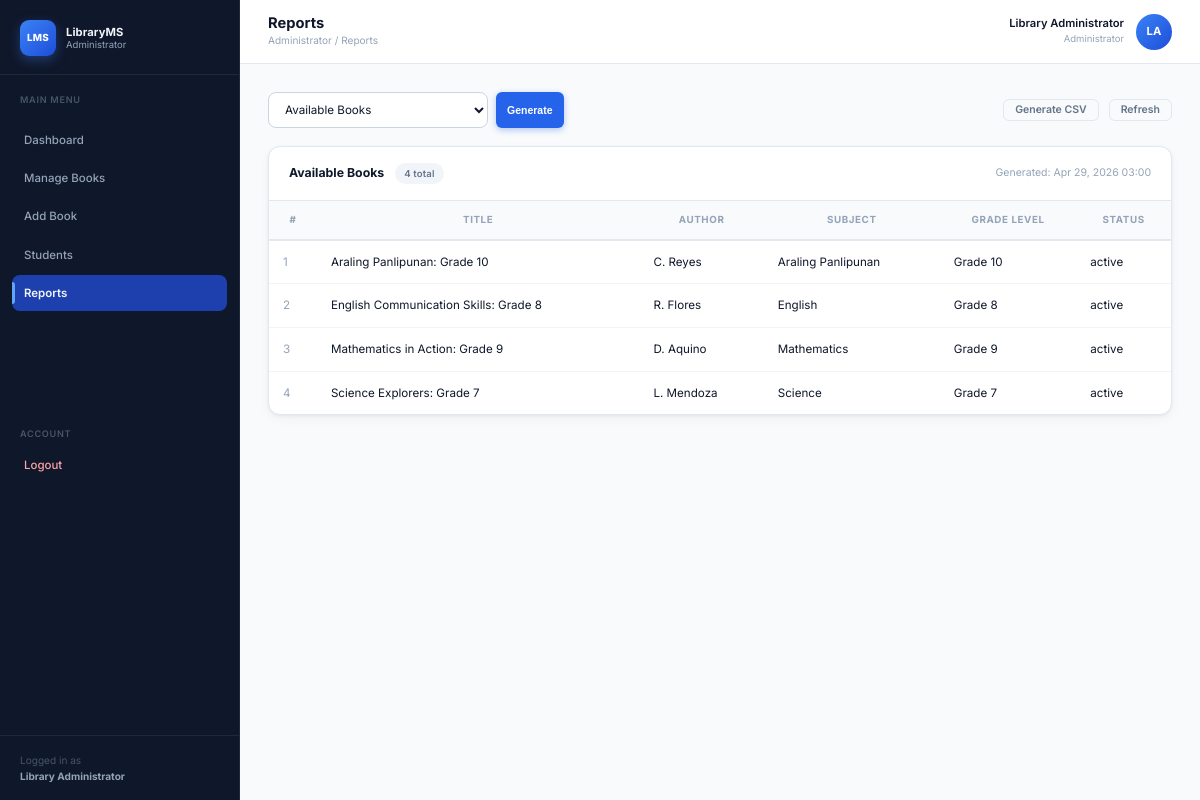
The page /admin/reports.php (signed in) on the database its author committed.
### tables this page shows
CREATE TABLE IF NOT EXISTS books (
    id INT AUTO_INCREMENT PRIMARY KEY,
    title VARCHAR(200) NOT NULL,
    author VARCHAR(150) NOT NULL,
    subject VARCHAR(100) NOT NULL,
    grade_level VARCHAR(20) NOT NULL,
    cover_image VARCHAR(255) DEFAULT NULL,
    file_path VARCHAR(255) NOT NULL,
    status ENUM('active', 'inactive') NOT NULL DEFAULT 'active',
    uploaded_by INT NOT NULL,
    created_at TIMESTAMP DEFAULT CURRENT_TIMESTAMP,
    CONSTRAINT fk_books_uploaded_by FOREIGN KEY (uploaded_by) REFERENCES users(id) ON DELETE CASCADE
);

### config/config.php (called while the page is built, shortened)
<?php
function e(string $value): string
{
    return htmlspecialchars($value, ENT_QUOTES, 'UTF-8');
}

### admin/reports.php (the view, shortened to what this page needs)
<?php
require_once __DIR__ . '/../config/auth.php';
require_once __DIR__ . '/../config/admin_layout.php';
$reportType = (string) ($_GET['type'] ?? 'available_books');
$isCsvExport = (isset($_GET['action']) && $_GET['action'] === 'export_csv');
$page    = max(1, (int)($_GET['page'] ?? 1));
$perPage = 50;
$offset  = ($page - 1) * $perPage;
$rows      = [];
$headers   = [];
$totalRows = 0;
if ($reportType === 'most_read') {
    $headers = ['Title', 'Author', 'Reads'];
    $countSql = "SELECT COUNT(DISTINCT b.id) FROM books b LEFT JOIN reading_logs rl ON rl.book_id = b.id";
    $totalRows = (int) $pdo->query($countSql)->fetchColumn();
    $sql = "SELECT b.title, b.author, COUNT(rl.id) AS read_count FROM books b LEFT JOIN reading_logs rl ON rl.book_id = b.id GROUP BY b.id ORDER BY read_count DESC";
    if (!$isCsvExport) $sql .= " LIMIT $perPage OFFSET $offset";
    $rows = $pdo->query($sql)->fetchAll();
} else {
    $reportType = 'available_books';
    $headers    = ['Title', 'Author', 'Subject', 'Grade Level', 'Status'];
    $countSql = "SELECT COUNT(*) FROM books";
    $totalRows = (int) $pdo->query($countSql)->fetchColumn();
    $sql = "SELECT title, author, subject, grade_level, status FROM books ORDER BY title ASC";
    if (!$isCsvExport) $sql .= " LIMIT $perPage OFFSET $offset";
    $rows = $pdo->query($sql)->fetchAll();
}
$reportLabels = [
    'available_books' => 'Available Books',
    'most_read'       => 'Most Read Books',
    'active_users'    => 'Active Users',
];
$currentUser  = userDisplayName();
$initials     = makeInitials($currentUser);
$sidebarLinks = [
    ['href' => 'dashboard.php',   'label' => 'Dashboard',    'active' => false],
    ['href' => 'manage-books.php','label' => 'Manage Books', 'active' => false],
    ['href' => 'add-book.php',    'label' => 'Add Book',     'active' => false],
    ['href' => 'manage-users.php','label' => 'Students',     'active' => false],
    ['href' => 'reports.php',     'label' => 'Reports',      'active' => true],
];
adminPageStart('Reports', 'Administrator / Reports', $sidebarLinks, 'Administrator',
    '/Library Management System/logout.php', $currentUser, $initials);
?>
<div class="toolbar">
    <form method="GET" class="d-flex gap-2" style="flex-wrap:wrap;flex:1;">
        <select class="form-select" style="max-width:220px;" name="type">
            <?php foreach ($reportLabels as $val => $label): ?>
            <option value="<?php echo e($val); ?>" <?php echo $reportType === $val ? 'selected' : ''; ?>>
                <?php echo e($label); ?>
            </option>
            <?php endforeach; ?>
        </select>
        <button class="btn btn-primary btn-sm" type="submit">Generate</button>
    </form>
    <a class="btn btn-ghost btn-sm" href="reports.php?type=<?php echo e($reportType); ?>&action=export_csv">Generate CSV</a>
    <a class="btn btn-ghost btn-sm" href="reports.php?type=<?php echo e($reportType); ?>">Refresh</a>
</div>
<div class="data-card">
    <div class="data-card-header">
        <div class="data-card-title">
            <?php echo e($reportLabels[$reportType] ?? 'Report'); ?>
            <span class="badge badge-muted" style="margin-left:8px;"><?php echo number_format($totalRows); ?> total</span>
        </div>
        <span class="text-sm text-muted">Generated: <?php echo date('M j, Y H:i'); ?></span>
    </div>
    <div class="table-responsive">
        <table class="admin-table">
            <thead>
                <tr>
                    <th>#</th>
                    <?php foreach ($headers as $header): ?>
                    <th><?php echo e($header); ?></th>
                    <?php endforeach; ?>
                </tr>
            </thead>
            <tbody>
            <?php if (empty($rows)): ?>
                <tr><td colspan="<?php echo count($headers) + 1; ?>">
                    <div class="empty-state">
                        <div class="empty-state-title">No data available</div>
                        <div class="empty-state-desc">There is nothing to display for this report type.</div>
                    </div>
                </td></tr>
            <?php else: ?>
                <?php foreach ($rows as $i => $row):
                    $cells = array_values(array_filter(
                        $row,
                        fn($k) => !is_int($k),
                        ARRAY_FILTER_USE_KEY
                    ));
                ?>
                <tr>
                    <td class="text-muted"><?php echo $i + 1; ?></td>
                    <?php foreach ($cells as $cell): ?>
                    <td><?php echo e((string) $cell); ?></td>
                    <?php endforeach; ?>
                </tr>
                <?php endforeach; ?>
            <?php endif; ?>
            </tbody>
        </table>
    </div>
</div>
<?php adminPageEnd(); ?>

### config/admin_layout.php (shortened to what this page needs)
<?php
function adminPageStart(
    string $pageTitle,
    string $breadcrumb,
    array  $sidebarLinks,
    string $sidebarRole,
    string $logoutHref,
    string $currentUser,
    string $initials
): void {
?>
<!DOCTYPE html>
<html lang="en">
<head>
    <link rel="stylesheet" href="/Library Management System/assets/css/admin.css">
</head>
<body>
<aside class="admin-sidebar" id="adminSidebar">
    <a class="sidebar-brand" href="#">
        <div class="sidebar-brand-icon">LMS</div>
        <div class="sidebar-brand-text">
            <div class="sidebar-brand-title">LibraryMS</div>
            <div class="sidebar-brand-sub"><?php echo htmlspecialchars($sidebarRole, ENT_QUOTES); ?></div>
        </div>
    </a>
    <div class="sidebar-section-label">Main Menu</div>
    <nav class="sidebar-nav">
        <?php foreach ($sidebarLinks as $link): ?>
        <a href="<?php echo htmlspecialchars($link['href'], ENT_QUOTES); ?>"
           class="sidebar-link<?php echo !empty($link['active']) ? ' active' : ''; ?>">
            <?php echo htmlspecialchars($link['label'], ENT_QUOTES); ?>
        </a>
        <?php endforeach; ?>
    </nav>
    <div class="sidebar-section-label">Account</div>
    <nav class="sidebar-nav" style="padding-top:0;">
        <a href="<?php echo htmlspecialchars($logoutHref, ENT_QUOTES); ?>" class="sidebar-link danger">
            Logout
        </a>
    </nav>
    <div class="sidebar-footer">
        Logged in as<br>
        <strong><?php echo htmlspecialchars($currentUser, ENT_QUOTES); ?></strong>
    </div>
</aside>
<header class="admin-topbar">
    <div class="d-flex align-center gap-3">
        <div class="topbar-left">
            <div class="topbar-title"><?php echo htmlspecialchars($pageTitle, ENT_QUOTES); ?></div>
            <div class="topbar-breadcrumb"><?php echo htmlspecialchars($breadcrumb, ENT_QUOTES); ?></div>
        </div>
    </div>
    <div class="topbar-right">
        <div class="topbar-user-info">
            <div class="topbar-user-name"><?php echo htmlspecialchars($currentUser, ENT_QUOTES); ?></div>
            <div class="topbar-user-role"><?php echo htmlspecialchars($sidebarRole, ENT_QUOTES); ?></div>
        </div>
        <div class="topbar-avatar"><?php echo htmlspecialchars($initials, ENT_QUOTES); ?></div>
    </div>
</header>
<main class="admin-main">
<div class="admin-content">
<?php
}
function adminPageEnd(): void {
?>
</div>
</main>
</body>
</html>
<?php
}

### rows shown on the page
books: title "Araling Panlipunan: Grade 10", author "C. Reyes", subject "Araling Panlipunan", grade_level "Grade 10", status "active"
books: title "English Communication Skills: Grade 8", author "R. Flores", subject "English", grade_level "Grade 8", status "active"
books: title "Mathematics in Action: Grade 9", author "D. Aquino", subject "Mathematics", grade_level "Grade 9", status "active"
books: title "Science Explorers: Grade 7", author "L. Mendoza", subject "Science", grade_level "Grade 7", status "active"

### other values the page prints
$sidebarRole "Administrator"
$link['label'] "Dashboard"
$link['label'] "Manage Books"
$link['label'] "Add Book"
$link['label'] "Students"
$link['label'] "Reports"
$currentUser "Library Administrator"
$pageTitle "Reports"
$breadcrumb "Administrator / Reports"
$initials "LA"
$reportLabels[$reportType] "Available Books"
$totalRows "4"
$header "TITLE"
$header "AUTHOR"
$header "SUBJECT"
